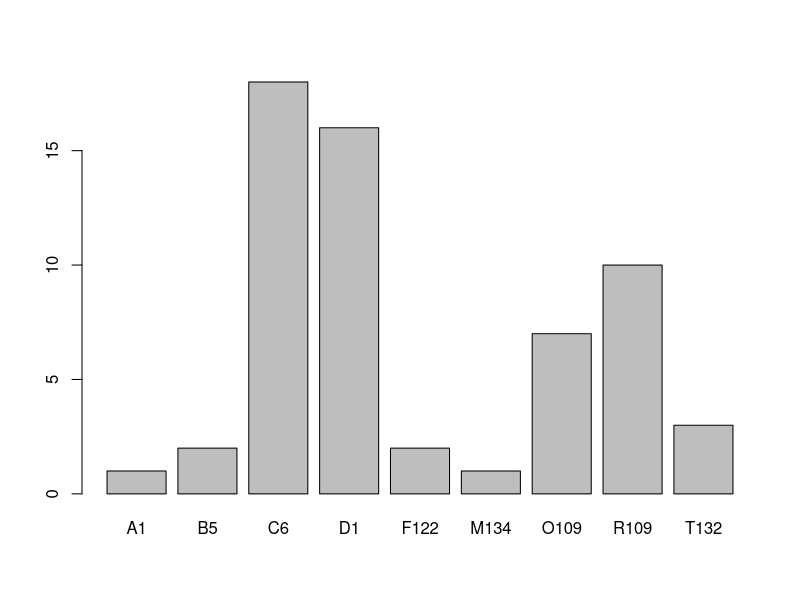

This figure's R source: (Note: this script raises an error after producing the figure.)
setwd("C:/Users/BZumwalde/Desktop/False_Rings_IMSA")

library(ggplot2)
library(plyr)
library(dplyr)



Daymet <- read.csv("ClimateData_Daymet.csv")
Core_data <- read.csv("Core_Metadata_EastWoods_2017_FalseRings_Metadata.csv")
summary(Core_data)
summary(Daymet)
View(Daymet)

summary(Core_data)

FR <- count(Core_data, "plot")
Counts <- table(Core_data$plot)
View(Counts)
barplot(Counts)

ggplot(data=Counts, aes(x=plot, y=values))+
  facet_wrap(~var, scales="free_y") +
  geom_line(aes(x=doy, y=values, color=plot)) +
  theme_bw()



Daymet.stack <- stack(Daymet[,c("tmin", "tmax", "prcp", "swdown", "vp", "GDD5")])
names(Daymet.stack) <- c("values", "var")
Daymet.stack[,c("year", "doy")] <- Daymet[,c("year", "doy")]

                             
df.1996 <- filter(Daymet.stack, year == 1994:1996)
View(Daymet.stack)
View(df.1996)

ggplot(data=df.1996, aes(x=doy, y=values))+
  facet_wrap(~var, scales="free_y") +
  geom_line(aes(x=doy, y=values, color=year)) +
  theme_bw()
